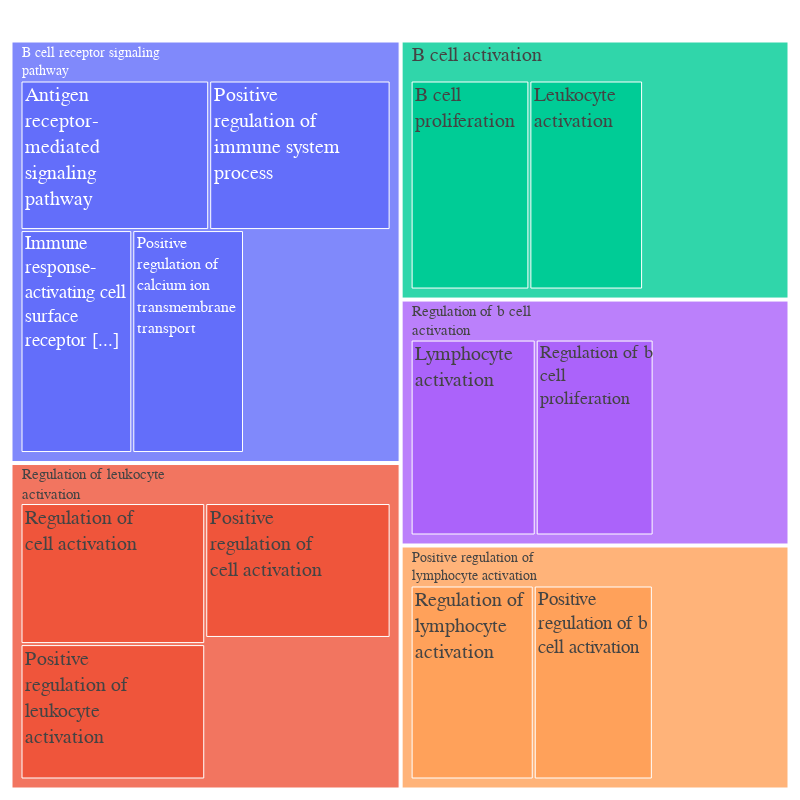

Notebook source saved alongside this figure:
### Code cell
cluster_results = gsea_obj.cluster_treemap(results, output="scATAC_pbmc_bcells_cluster_treemap.pdf")
gsea_obj.barplot_enrich(results, savePath="scATAC_pbmc_bcells_barplot.pdf")

### Figure 1 — Plotly figure (JSON) as saved in the notebook; plotly's stock layout.template omitted (floating-point values rounded to 4 significant figures)
{"data": [{"domain": {"x": [0, 1], "y": [0, 1]}, "hovertemplate": "label=%{label}<br>value=%{value}<br>parent=%{parent}<extra></extra>", "labels": ["B cell receptor signaling<br>pathway", "Antigen<br>receptor-<br>mediated<br>signaling<br>pathway", "Positive<br>regulation of<br>immune system<br>process", "Immune<br>response-<br>activating cell<br>surface<br>receptor [...]", "Positive<br>regulation of<br>calcium ion<br>transmembrane<br>transport", "Regulation of leukocyte<br>activation", "Regulation of<br>cell activation", "Positive<br>regulation of<br>leukocyte<br>activation", "Positive<br>regulation of<br>cell activation", "Regulation of b cell<br>activation", "Lymphocyte<br>activation", "Regulation of b<br>cell<br>proliferation", "B cell activation", "B cell<br>proliferation", "Leukocyte<br>activation", "Positive regulation of<br>lymphocyte activation", "Regulation of<br>lymphocyte<br>activation", "Positive<br>regulation of b<br>cell activation"], "name": "", "parents": ["", "B cell receptor signaling<br>pathway", "B cell receptor signaling<br>pathway", "B cell receptor signaling<br>pathway", "B cell receptor signaling<br>pathway", "", "Regulation of leukocyte<br>activation", "Regulation of leukocyte<br>activation", "Regulation of leukocyte<br>activation", "", "Regulation of b cell<br>activation", "Regulation of b cell<br>activation", "", "B cell activation", "B cell activation", "", "Positive regulation of<br>lymphocyte activation", "Positive regulation of<br>lymphocyte activation"], "type": "treemap", "values": [1.402, 1.211, 1.164, 1.069, 1.069, 1.172, 1.164, 1.117, 1.117, 1.171, 1.164, 1.097, 1.337, 1.164, 1.114, 1.169, 1.136, 1.099]}], "layout": {"font": {"family": "Arial Black", "size": 20}, "height": 800, "legend": {"tracegroupgap": 0}, "margin": {"b": 2, "l": 2, "r": 2, "t": 2}, "width": 800}}
